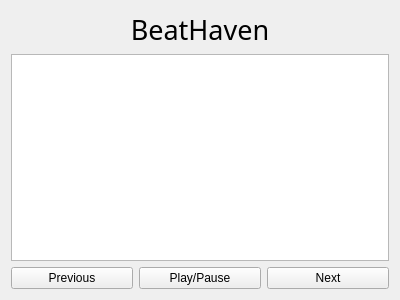
<?xml version="1.0" encoding="UTF-8"?>
<ui version="4.0">
 <class>MainWindow</class>
 <widget class="QMainWindow" name="MainWindow">
  <property name="geometry">
   <rect>
    <x>0</x>
    <y>0</y>
    <width>400</width>
    <height>300</height>
   </rect>
  </property>
  <property name="windowTitle">
   <string>MainWindow</string>
  </property>
  <property name="windowIcon">
   <iconset resource="images.qrc">
    <normaloff>:/icons/favicon.png</normaloff>:/icons/favicon.png</iconset>
  </property>
  <widget class="QWidget" name="centralWidget">
   <layout class="QVBoxLayout" name="verticalLayout">
    <item>
     <widget class="QLabel" name="label">
      <property name="font">
       <font>
        <family>Freehand</family>
        <pointsize>20</pointsize>
       </font>
      </property>
      <property name="text">
       <string>BeatHaven</string>
      </property>
      <property name="textFormat">
       <enum>Qt::AutoText</enum>
      </property>
      <property name="scaledContents">
       <bool>false</bool>
      </property>
      <property name="alignment">
       <set>Qt::AlignHCenter|Qt::AlignTop</set>
      </property>
     </widget>
    </item>
    <item>
     <widget class="QListWidget" name="trackListWidget"/>
    </item>
    <item>
     <layout class="QHBoxLayout" name="horizontalLayout">
      <item>
       <widget class="QPushButton" name="previousButton">
        <property name="text">
         <string>Previous</string>
        </property>
       </widget>
      </item>
      <item>
       <widget class="QPushButton" name="playPauseButton">
        <property name="text">
         <string>Play/Pause</string>
        </property>
       </widget>
      </item>
      <item>
       <widget class="QPushButton" name="nextButton">
        <property name="text">
         <string>Next</string>
        </property>
       </widget>
      </item>
     </layout>
    </item>
   </layout>
  </widget>
 </widget>
 <layoutdefault spacing="6" margin="11"/>
 <resources>
  <include location="images.qrc"/>
 </resources>
 <connections>
  <connection>
   <sender>playPauseButton</sender>
   <signal>clicked()</signal>
   <receiver>MainWindow</receiver>
   <slot>togglePlayPause()</slot>
   <hints>
    <hint type="sourcelabel">
     <x>206</x>
     <y>274</y>
    </hint>
    <hint type="destinationlabel">
     <x>397</x>
     <y>40</y>
    </hint>
   </hints>
  </connection>
 </connections>
 <slots>
  <slot>togglePlayPause()</slot>
 </slots>
</ui>
